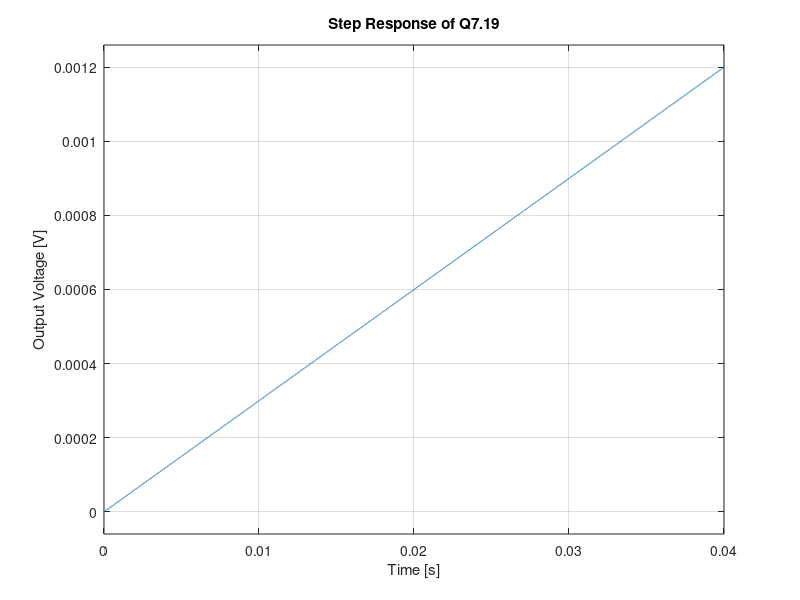

Write the MATLAB code that produced this figure.
R = 1000;
L = 0.2;
C = 0.05;

G = tf([R],[R*C*L, R^2+C, R])
G = 30*G;
step(G);

ylabel('Output Voltage [V]')
title('Step Response of Q7.19')